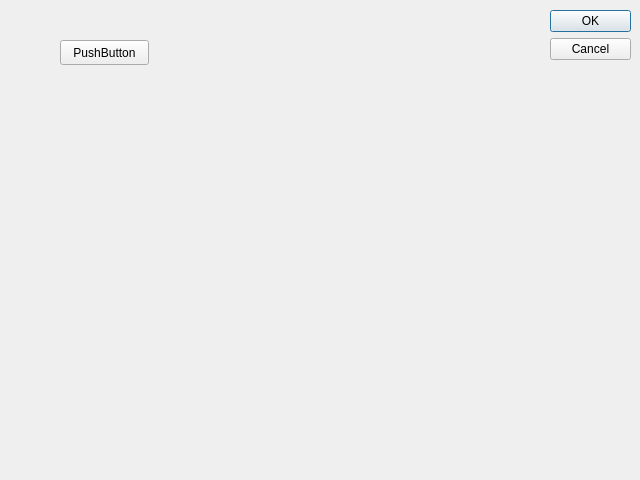
<?xml version="1.0" encoding="UTF-8"?>
<ui version="4.0">
 <class>Dialog</class>
 <widget class="QDialog" name="Dialog">
  <property name="geometry">
   <rect>
    <x>0</x>
    <y>0</y>
    <width>640</width>
    <height>480</height>
   </rect>
  </property>
  <property name="windowTitle">
   <string>Dialog</string>
  </property>
  <widget class="QDialogButtonBox" name="buttonBox">
   <property name="geometry">
    <rect>
     <x>550</x>
     <y>10</y>
     <width>81</width>
     <height>461</height>
    </rect>
   </property>
   <property name="orientation">
    <enum>Qt::Vertical</enum>
   </property>
   <property name="standardButtons">
    <set>QDialogButtonBox::Cancel|QDialogButtonBox::Ok</set>
   </property>
  </widget>
  <widget class="QPushButton" name="pushButton">
   <property name="geometry">
    <rect>
     <x>60</x>
     <y>40</y>
     <width>89</width>
     <height>25</height>
    </rect>
   </property>
   <property name="text">
    <string>PushButton</string>
   </property>
  </widget>
 </widget>
 <resources/>
 <connections>
  <connection>
   <sender>buttonBox</sender>
   <signal>accepted()</signal>
   <receiver>Dialog</receiver>
   <slot>accept()</slot>
   <hints>
    <hint type="sourcelabel">
     <x>248</x>
     <y>254</y>
    </hint>
    <hint type="destinationlabel">
     <x>157</x>
     <y>274</y>
    </hint>
   </hints>
  </connection>
  <connection>
   <sender>buttonBox</sender>
   <signal>rejected()</signal>
   <receiver>Dialog</receiver>
   <slot>reject()</slot>
   <hints>
    <hint type="sourcelabel">
     <x>316</x>
     <y>260</y>
    </hint>
    <hint type="destinationlabel">
     <x>286</x>
     <y>274</y>
    </hint>
   </hints>
  </connection>
 </connections>
</ui>
